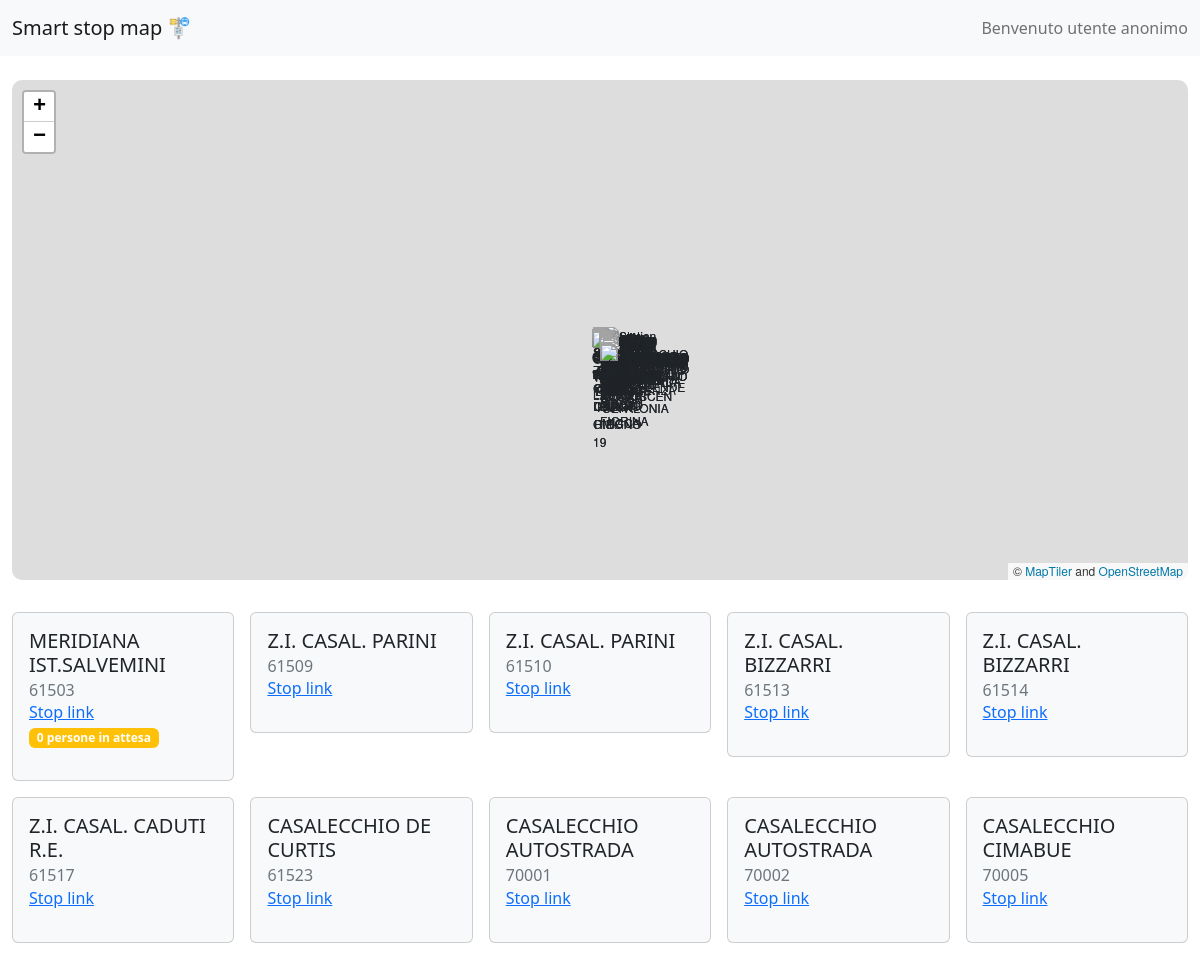
Before: / (upper part) with the older database file.
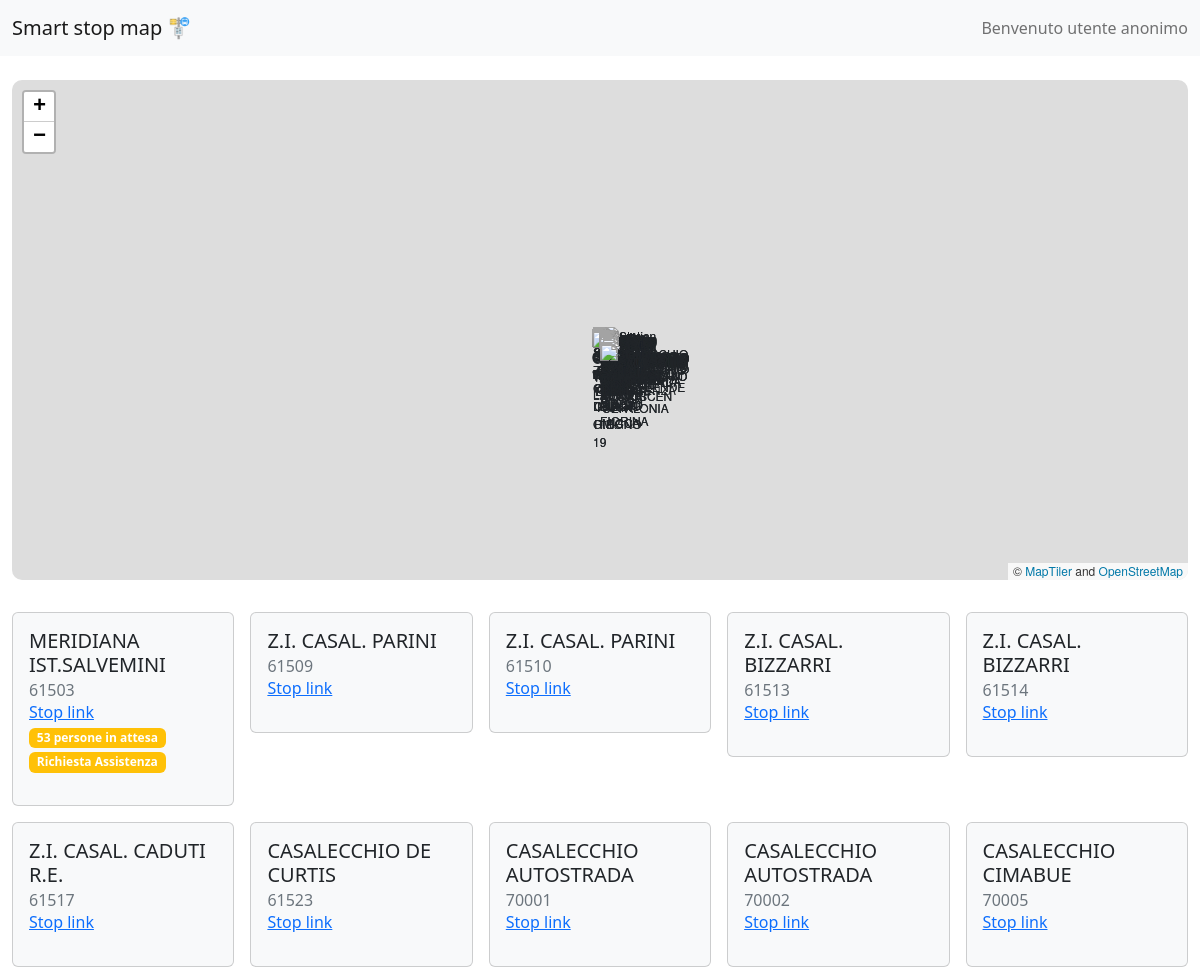
After: the same page with the newer database file.
### models.py (models this page shows, shortened)
class Stop(db.Model):
    __tablename__ = "stops"
    id = db.Column(db.String(10), primary_key=True)
    position = db.Column(db.String(80), unique=False, nullable=False)
    name = db.Column(db.String(50), nullable=True)
    people = db.Column(db.Integer(), nullable=True)
    hButton = db.Column(db.Integer(), nullable=True)

### app.py (the view)
@app.route("/")
def home():
    dataset=[]
    stops = Stop.query.all()
    for stop in stops:
        dataset.append({"id": stop.id,
                        "name": stop.name,
                        "location": json.loads(stop.position),
                        "people": stop.people if stop.people != None else "-",
                        "hButton": stop.hButton, })
    return render_template('index.html', stations=dataset, name = "Bus Stops Map")

### app.py (called while the page is built)
@app.before_request
def session_handler():
    session.permanent = True
    app.permanent_session_lifetime = timedelta(minutes=1)

### templates/index.html (shortened to what this page needs)
{% extends 'baseof.html' %}
{% block titlepage %}Smart stop map{% endblock %}
{% block content %}
<div id="map" style="width: 100%; height: 500px"></div>
<div class="row row-cols-2 row-cols-md-5 g-3 mt-3" data-masonry='{"percentPosition": true }'>
  {% for station in stations %}
  <div class="col">
   <div class="card bg-light">
     <div class="card-body">
       <h5 class="card-title">{{station.name | e}}</h5>
       <h6 class="card-subtitle text-muted">{{station.id | e}}</h6>
       <a href="stop/{{station.id}}" class="card-link">Stop link</a>
       {% if station.people != '-'%} <span class="badge bg-warning badge-pill badge-warning"> {{station.people}} persone in attesa </span>       {% endif %}
       {% if station.hButton == 1%} <span class="badge bg-warning badge-pill badge-warning"> Richiesta Assistenza </span>       {% endif %}
     </div>
       </div>
  </div>
{% endfor %}
</div>
{% endblock %}

Changed rows visible on the page:
changed Stop "MERIDIANA IST.SALVEMINI": people "0" → "53"; now shows "Richiesta Assistenza"
